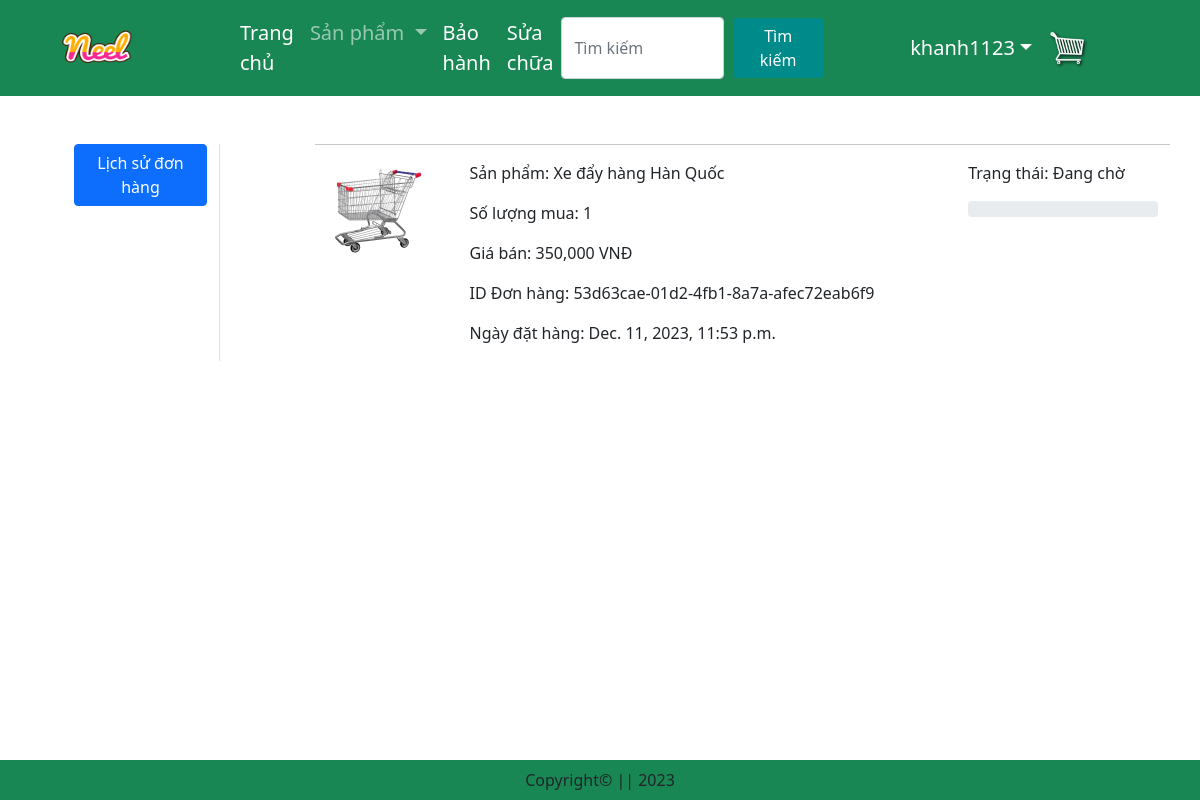
Screenshot of /orders/ (signed in) with the database file from the repository.
### store/models.py (models this page shows, shortened)
class Order(models.Model):
    user=models.ForeignKey(User,on_delete=models.CASCADE)
    customer=models.ForeignKey(Customer,on_delete=models.CASCADE)
    product=models.ForeignKey(Product,on_delete=models.CASCADE)
    quantity=models.PositiveIntegerField(default=1)
    ordered_date=models.DateTimeField(auto_now_add=True)
    status=models.CharField(max_length=50,default="Đang chờ",choices=STATUS_CHOICES)
    payment=models.ForeignKey(Payment,on_delete=models.CASCADE)

class Product(models.Model):
    id_product=models.BigAutoField(primary_key=True)
    name_product=models.CharField(max_length=100)
    quantity_product=models.PositiveIntegerField(default=1)
    selling_price=models.DecimalField(max_digits=10, decimal_places=0)
    description=models.TextField()
    prodapp=models.TextField(default='')
    category=models.CharField(choices=CATEGORY_CHOICES,max_length=6)
    product_image=models.ImageField(upload_to='product')
    def formatted_price(self):
        return f"{self.selling_price:,.0f}"

class Payment(models.Model):
    user=models.ForeignKey(User,on_delete=models.CASCADE)
    amount = models.DecimalField(max_digits=10, decimal_places=0)
    payment_order_id=models.CharField(max_length=50,blank=True,null=True)
    payment_status = models.CharField(max_length=50,blank=True,null=True)
    payment_trans_id=models.CharField(max_length=100,blank=True,null=True)
    payment_date = models.DateTimeField(auto_now_add=True)  # Use a default value instead of auto_now_add
    paid=models.BooleanField(default=False)

### store/views.py (the view)
# urls.py: path('orders/',views.orders,name='orders'),
def orders(request):
    order_place=Order.objects.filter(user=request.user)
    return render(request,'store/orders.html',locals())

### store/templates/store/orders.html (shortened to what this page needs)
{% extends "store/base.html" %}
{% load static %}
{% block main-content  %}
<div class="container my-5">
    <div class="row">
        <div class="col-sm-2 border-end">
            <ul class="d-grid">
                <a href="{% url 'orders' %}" class="btn btn-primary">Lịch sử đơn hàng</a>
            </ul>
        </div>
        <div class="col-sm-9 offset-sm-1">
            {% for op in order_place %}
                <div class="row">
                    <hr>
                    <div class="col-sm-2">
                        <img src="{{op.product.product_image.url}}" alt="" class="img-fluid" height="100" width="100">
                    </div>
                    <div class="col-sm-7">
                        <p >Sản phẩm: {{op.product.name_product}} </p>
                        <p >Số lượng mua: {{op.quantity}} </p>
                        <p >Giá bán: {{op.product.formatted_price}} VNĐ</p>
                        <p >ID Đơn hàng: {{op.payment.payment_order_id}}</p>
                        <p >Ngày đặt hàng: {{op.payment.payment_date}}</p>
                    </div>
                    <div class="col-sm-3">
                        <p>Trạng thái: {{op.status}}</p>
                        {% if op.status == 'Đang chờ' %}
                        <div class="progress">
                            <div class="progress-bar-warning" role="progressbar" style="width: 100%;" aria-valuenow="100" aria-valuemin="0" aria-valuemax="100"></div>
                        </div>
                    {% endif %}
                    </div>
                </div>
            {% endfor %}
        </div>
    </div>
</div>
{% endblock main-content %}

### store/templates/store/base.html (shortened to what this page needs)
<!DOCTYPE html>
{% load static %}
<html lang="en">
<head>
    <link href="https://cdn.jsdelivr.net/npm/bootstrap@5.0.2/dist/css/bootstrap.min.css" rel="stylesheet" integrity="sha384-
    EVSTQN3/azprG1Anm3QDgpJLIm9Nao0Yz1ztcQTwFspd3yD65VohhpuuCOmLASjC">
    <link rel="stylesheet" href="{% static 'store/css/owl.carousel.min.css' %}">
    <link rel="stylesheet" href="{% static 'store/css/all.min.css' %}">
    <link rel="stylesheet" href="{% static 'store/css/style.css' %}">
    <link rel="stylesheet" href="https://cdnjs.cloudflare.com/ajax/libs/viewerjs/1.10.2/viewer.min.css" />
</head>
<body>
    <nav class="navbar navbar-expand-lg navbar-dark bg-success">
        <div class="container-fluid">
          <a class="navbar-brand" href="#">
           <img src="{% static "store/images/neel.png" %}" width="70" height="70" alt="">
          </a>
          <div class="collapse navbar-collapse" id="navbarSupportedContent">
            <ul class="navbar-nav me-auto mb-2 mb-lg-0">
              <li class="nav-item">
                <a class="nav-link active" aria-current="page" href="{% url 'home' %}">Trang chủ</a>
              </li>
              <li class="nav-item dropdown">
                <a class="nav-link dropdown-toggle" href="#" id="navbarDropdown" role="button" data-bs-toggle="dropdown" aria-expanded="false">
                 Sản phẩm
                </a>
              </li>
              <li class="nav-item">
                <a class="nav-link text-white" aria-current="page" href="#">Bảo hành</a>
              </li>
              <li class="nav-item">
                <a class="nav-link text-white" aria-current="page" href="#">Sửa chữa</a>
              </li>
            </ul>
            <form class="d-flex" role="search" action="/search">
              <input class="form-control me-2" type="search" name="search" placeholder="Tìm kiếm" aria-label="Search">
              <button class="btn btn-outline-success" type="submit">Tìm kiếm</button>
            </form>
            {% if user.is_authenticated %}
              <ul class="navbar-nav me-auto mb-2 mb-lg-0">
                <li class="nav-item dropdown mx-2">
                  <a class="nav-link dropdown-toggle text-white" href="#" id="profileDropdown" role="button" data-bs-toggle="dropdown" aria-
                  expanded="false">{{request.user}}</a>
                </li>
              </ul>
              <a href="{% url 'showcart' %}">
                <img  id="cart-icon" src="{% static 'store/images/cart1.png' %}" width="40" height="40" style="margin-right: 100px;">
              </a>
          {% else %}
                <a href="{% url 'login' %}"class="btn btn-warning" style="margin-right: 50px;">Đăng nhập </a>
          {% endif %}
          </div>
        </div>
    </nav>
    {% block main-content %}
    {% endblock main-content %}
    <footer class=" fixed-bottom bg-success text-center p-2 mt-5"> Copyright&copy; || 2023 </footer>
</body>
</html>

### store/static/store/css/style.css (style rules this page uses)
.d-flex { margin-right: 50px; }
.nav-link { font-size: 20px; }
.navbar-brand { margin-left: 50px; margin-right: 100px; }
.btn-outline-success { background-color: #008B8B; color: white; width: 150px; margin-right: 20px; }

### rows the page displays
Order: product.product_image (picture), product.name_product "Xe đẩy hàng Hàn Quốc", quantity "1", product.formatted_price "350,000", payment.payment_order_id "53d63cae-01d2-4fb1-8a7a-afec72eab6f9", payment.payment_date "Dec. 11, 2023, 11:53 p.m.", status "Đang chờ"

### other values shown
{{ request.user }} "khanh1123"
